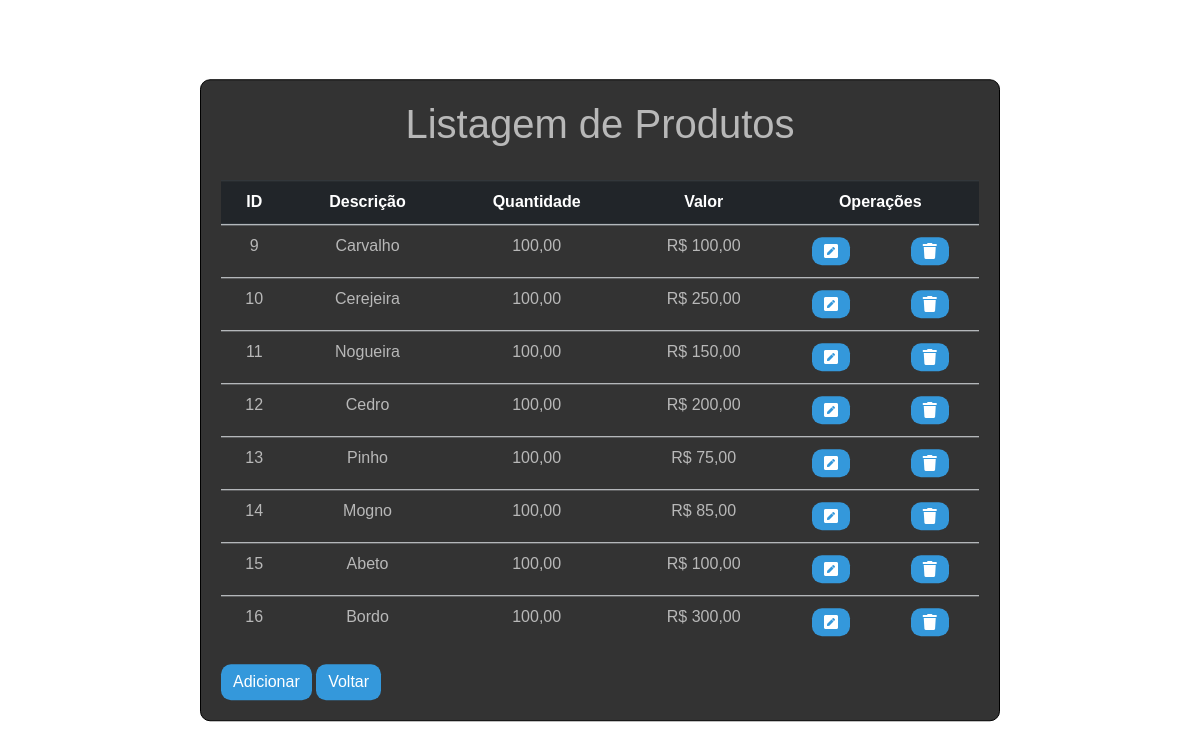
/lstProd.php (signed in), run on the app's committed database.
### tables this page shows
CREATE TABLE `produto` (
  `id` int(11) NOT NULL,
  `descricao` varchar(35) NOT NULL,
  `quantidade` float NOT NULL,
  `valor` float NOT NULL
);

### lstProd.php (the view, shortened to what this page needs)
<?php
   $rs = mysql_query("SELECT * FROM produto;");
?>
<html>
    <head>
        <link rel="stylesheet" href="https://maxcdn.bootstrapcdn.com/bootstrap/4.0.0-beta.3/css/bootstrap.min.css">
        <link rel="stylesheet" href="lstProd.css">
        <link rel="stylesheet" href="https://use.fontawesome.com/releases/v5.3.1/css/all.css">
    </head>
    <body>
        <section class="pagefade" style="display: none">
        <div class = "container col-md-8" >
        <div class="align-middle">
        <h1 class="text-center display-6" >Listagem de Produtos</h1>
        <br>
        <table class="text-center table table-borderless table-hover">
            <tr>
                <thead class="thead-dark">
                    <th>ID</th>
                    <th>Descrição</th>
                    <th>Quantidade</th>
                    <th>Valor</th>
                    <th colspan="2">Operações</th>
                </thead>
                <?php while ($linha = mysql_fetch_array($rs)) {?>
                    <tr>
                        <td>
                            <?php echo utf8_encode($linha ['id']) ?>
                        </td>
                        <td>
                            <?php echo utf8_encode($linha ['descricao']) ?>
                        </td>
                        <td>
                            <?php echo number_format($linha['quantidade'],2,',','.') ?>
                        </td>
                        <td>R$
                            <?php echo number_format($linha['valor'],2,',','.') ?>
                        </td>
                        <td>
                        <button  class="btn btn-outline-warning bt-sm"
                       onclick="javascript: location.href='frmEdtProd.php?id=' +
                      <?php echo $linha['id'] ?>"><i class="fas fa-pen-square"></i></button>
                        </td>
                        <td>
                        <button  class="btn btn-outline-danger bt-sm"
                       onclick="javascript: location.href='frmRemProd.php?id=' +
                      <?php echo $linha['id'] ?>"><i class="fas fa-trash"></i></button>
                        </td>
                    </tr>
                <?php }?>
            </tr>
        </table>
        <input type="button" id="bt_Add" name="bt_Add" class="btn btn-primary" value="Adicionar"
                    onclick="javascripit:location.href='frmInsprod.html'">
        <input type="button" id="bt_Bck" name="bt_Bck" class="btn btn-back" value="Voltar"
                    onclick="javascripit:location.href='index.php'">
        <br>
        </div>
        </div>
    </body>
</html>

### lstProd.css (style rules this page uses)
body { background: url(bright-conifer-dawn-1350339.jpg); background-repeat: no-repeat; background-size: 1920px 1080px; margin-top: 0; padding: 0; font-family: "Montserrat",sans-serif; }
.container { background: #333; position: absolute; top: 50%; left: 50%; padding: 20px; transform: translate(-50%,-50%); color: white; border-radius: 10px; border: 0.49px solid #000; }
.table { color: #f1f1f1b3; }
h1 { color: #f1f1f1b3; }
.btn { background:#3498db; color: white; border: none; border-radius: 10px; }

### data on the page
produto: id "9", descricao "Carvalho", quantidade "100,00", valor "100,00"
produto: id "10", descricao "Cerejeira", quantidade "100,00", valor "250,00"
produto: id "11", descricao "Nogueira", quantidade "100,00", valor "150,00"
produto: id "12", descricao "Cedro", quantidade "100,00", valor "200,00"
produto: id "13", descricao "Pinho", quantidade "100,00", valor "75,00"
produto: id "14", descricao "Mogno", quantidade "100,00", valor "85,00"
produto: id "15", descricao "Abeto", quantidade "100,00", valor "100,00"
produto: id "16", descricao "Bordo", quantidade "100,00", valor "300,00"
